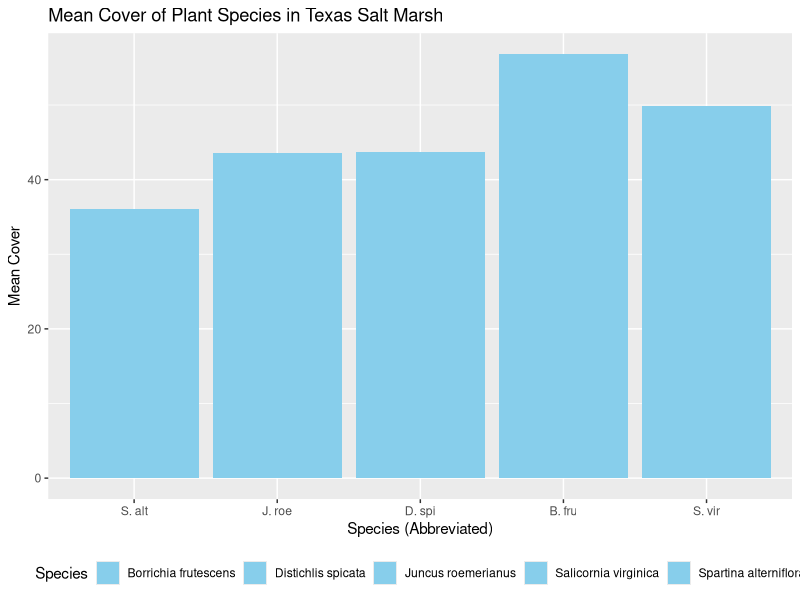

Write the R code that produced this figure.
## ---- chunk 1
# Load necessary packages
library(dplyr)
library(tidyr)

# Generate fake data for plants in a Texas salt marsh
set.seed(42)

# Define plant species
species <- c("Spartina alterniflora", "Juncus roemerianus", "Distichlis spicata", "Borrichia frutescens", "Salicornia virginica")

# Generate fake data for each species
data <- lapply(species, function(species_name) {
  num_samples <- sample(10:20, 1)
  data.frame(
    Species = rep(species_name, num_samples),
    Quadrat = rep(1:10, length.out = num_samples),
    Cover = sample(1:100, num_samples)
  )
})

# Combine the data for all species
plant_data <- bind_rows(data)

# Shuffle rows
plant_data <- plant_data[sample(nrow(plant_data)), ]

# Display the first few rows of the generated dataset
head(plant_data)

#Doing analysis on the FakeData
# Load necessary packages
library(ggplot2)

# Calculate the mean cover of each species
mean_cover <- plant_data %>%
  group_by(Species) %>%
  summarise(mean_cover = mean(Cover))

# Create abbreviated species names
abbrev_species <- c("S. alt", "J. roe", "D. spi", "B. fru", "S. vir")

# Create a data frame for mapping full species names to abbreviated names
species_mapping <- data.frame(Species = species, Abbrev = abbrev_species)

# Create a bar graph with a legend for the abbreviations
ggplot(mean_cover, aes(x = Species, y = mean_cover, fill = Species)) +
  geom_bar(stat = "identity") +
  scale_x_discrete(labels = abbrev_species) +
  labs(title = "Mean Cover of Plant Species in Texas Salt Marsh",
       x = "Species (Abbreviated)",
       y = "Mean Cover",
       fill = "Species") +
  guides(fill = guide_legend(title = "Species", override.aes = list(fill = "skyblue"))) +
  theme(legend.position = "bottom") +
  scale_fill_manual(values = c("skyblue", "skyblue", "skyblue", "skyblue", "skyblue"))  # Set fill colors manually


